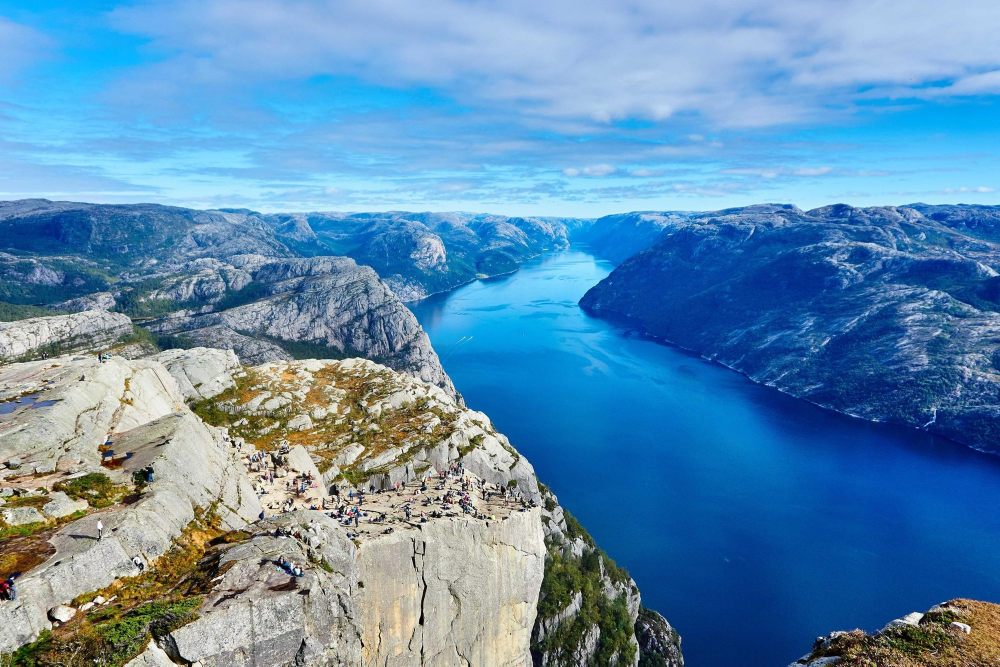
#> input picture examples/demo-photos/fjord.jpg, 2000 x 1333 px, given as the content of the folder ../examples/demo-photos/fjord.jpg, which was not available (shown at 1/2 size)
$ python analyze.py --input ../examples/demo-photos/fjord.jpg --output out.png   (older library calls are emulated)
#> lines starting #> are read from the running program, lines starting #| are printed output that depends on the picture; pictures that were not available may be replaced by others from this repository, and a replacement may not be noted
### scripts/common.py
"""公共工具：路径、预设、图片读取、字体查找。"""
import json
import re
import sys
from functools import lru_cache
from pathlib import Path

import yaml
from PIL import Image, ImageFont, ImageOps

ROOT = Path(__file__).resolve().parent.parent
PAGE_W, PAGE_H = 1200, 1600
WEBP_QUALITY = 80
IMG_EXT = {".jpg", ".jpeg", ".png", ".webp", ".bmp", ".tif", ".tiff"}
STYLES = ["cinematic-oil", "portra-film", "editorial-mono"]
TEMPLATES = ["chapter-opener", "full-bleed", "diptych", "asymmetric-pair", "quote-page"]

Image.MAX_IMAGE_PIXELS = 200_000_000  # 防解压炸弹，同时允许大图

for _s in (sys.stdout, sys.stderr):  # Windows 控制台默认 GBK，中文日志会乱码
    try:
        _s.reconfigure(encoding="utf-8")
    except Exception:
        pass


def load_json(p):
    with open(p, encoding="utf-8") as f:
        return json.load(f)


def save_json(p, data):
    Path(p).parent.mkdir(parents=True, exist_ok=True)
    with open(p, "w", encoding="utf-8") as f:
        json.dump(data, f, ensure_ascii=False, indent=2)


# [6 lines left out: function load_preset, not called in this run]


def open_image(path):
    """读图并按 EXIF 旋转，统一为 RGB。"""
    im = Image.open(path)
    im = ImageOps.exif_transpose(im)
    return im.convert("RGB")


def list_images(folder):
    return sorted(p for p in Path(folder).iterdir() if p.suffix.lower() in IMG_EXT)


# ---------------------------------------------------------------- fonts
_FONT_DIRS = [
    Path("C:/Windows/Fonts"), Path.home() / "AppData/Local/Microsoft/Windows/Fonts",
    Path("/System/Library/Fonts"), Path("/System/Library/Fonts/Supplemental"),
    Path("/Library/Fonts"), Path.home() / "Library/Fonts",
    Path("/usr/share/fonts"), Path("/usr/local/share/fonts"),
]
# (family, italic) -> 候选文件名（小写比较）
_LATIN = {
    ("serif", False): ["georgia.ttf", "cambria.ttc", "times.ttf", "dejavuserif.ttf", "times new roman.ttf", "palatino.ttc"],
    ("serif", True): ["georgiai.ttf", "cambriai.ttf", "timesi.ttf", "dejavuserif-italic.ttf", "times new roman italic.ttf"],
    ("sans", False): ["segoeui.ttf", "arial.ttf", "helvetica.ttc", "dejavusans.ttf", "liberationsans-regular.ttf"],
    ("sans", True): ["segoeuii.ttf", "ariali.ttf", "dejavusans-oblique.ttf", "helvetica.ttc"],
}
_CJK = {
    "serif": ["notoserifsc-vf.ttf", "simsun.ttc", "songti.ttc", "notoserifcjk-regular.ttc"],
    "sans": ["notosanssc-vf.ttf", "msyh.ttc", "pingfang.ttc", "notosanscjk-regular.ttc", "simhei.ttf"],
}
_CJK_RE = re.compile(r"[\u3000-\u303f\u4e00-\u9fff\uff00-\uffef]")


def has_cjk(text):
    return bool(_CJK_RE.search(text or ""))


# [40 lines left out: functions _locate, find_font, not called in this run]

### scripts/analyze.py
"""扫描图片 → build/analysis.json（EXIF、清晰度、曝光、dHash、人脸、焦点、查重）。"""
import argparse
import math
import sys
from pathlib import Path

import cv2
import numpy as np
from PIL import Image
from PIL.ExifTags import TAGS

sys.path.insert(0, str(Path(__file__).parent))
from common import list_images, open_image, save_json

_FACE = None


def face_cascade():
    global _FACE
    if _FACE is None:
        p = getattr(getattr(cv2, "data", None), "haarcascades", None)
        _FACE = cv2.CascadeClassifier(p + "haarcascade_frontalface_default.xml") if p else False
        if _FACE is not False and _FACE.empty():
            _FACE = False
    return _FACE


def read_exif(path):
    out = {}
    try:
        ex = Image.open(path).getexif()
        sub = ex.get_ifd(0x8769) if hasattr(ex, "get_ifd") else {}
        merged = {**dict(ex), **dict(sub)}
        for k, v in merged.items():
            name = TAGS.get(k)
            if name in ("DateTimeOriginal", "DateTime", "Make", "Model", "LensModel"):
                out[name] = str(v).strip()
            elif name in ("FNumber", "FocalLength", "ExposureTime", "ISOSpeedRatings"):
                try:
                    out[name] = float(v)
                except Exception:
                    out[name] = str(v)
    except Exception:
        pass
    return out


def dhash(gray):
    small = cv2.resize(gray, (9, 8), interpolation=cv2.INTER_AREA)
    bits = (small[:, 1:] > small[:, :-1]).flatten()
    return "%016x" % int("".join("1" if b else "0" for b in bits), 2)


def hamming(a, b):
    return bin(int(a, 16) ^ int(b, 16)).count("1")


def detect_faces(gray):
    fc = face_cascade()
    if not fc:
        return []
    h, w = gray.shape
    s = 640 / max(h, w)
    g = cv2.resize(gray, (int(w * s), int(h * s))) if s < 1 else gray
    gh, gw = g.shape
    found = fc.detectMultiScale(g, 1.1, 9, minSize=(max(40, gw // 10),) * 2)
    return [[round(x / gw, 4), round(y / gh, 4), round(fw / gw, 4), round(fh / gh, 4)] for x, y, fw, fh in found]


def saliency_focus(rgb_small):
    """梯度能量 + 饱和度的加权质心，足够便宜，用作裁切焦点。"""
    g = cv2.cvtColor(rgb_small, cv2.COLOR_RGB2GRAY).astype(np.float32)
    gx, gy = cv2.Sobel(g, cv2.CV_32F, 1, 0), cv2.Sobel(g, cv2.CV_32F, 0, 1)
    mag = cv2.GaussianBlur(np.sqrt(gx * gx + gy * gy), (0, 0), 6)
    sat = cv2.GaussianBlur(cv2.cvtColor(rgb_small, cv2.COLOR_RGB2HSV)[..., 1].astype(np.float32), (0, 0), 6)
    s = mag / (mag.max() + 1e-6) + 0.5 * sat / (sat.max() + 1e-6)
    s = s ** 2
    h, w = s.shape
    ys, xs = np.mgrid[0:h, 0:w]
    # 轻微偏向中心，避免焦点贴边
    s = s * (1 - 0.35 * (((xs / w - .5) ** 2 + (ys / h - .5) ** 2) * 2))
    t = s.sum() + 1e-9
    return [round(float((s * xs).sum() / t / w), 3), round(float((s * ys).sum() / t / h), 3)]


def analyze_one(path):
    im = open_image(path)
    w, h = im.size
    s = 640 / max(w, h)
    small = np.asarray(im.resize((max(1, int(w * s)), max(1, int(h * s))), Image.LANCZOS)) if s < 1 else np.asarray(im)
    gray = cv2.cvtColor(small, cv2.COLOR_RGB2GRAY)
    sharp = float(cv2.Laplacian(gray, cv2.CV_64F).var())
    mean = float(gray.mean()) / 255
    clip_lo = float((gray < 8).mean())
    clip_hi = float((gray > 247).mean())
    faces = detect_faces(gray)
    if faces:
        fx, fy, fw, fh = max(faces, key=lambda f: f[2] * f[3])
        focus = [round(fx + fw / 2, 3), round(fy + fh / 2, 3)]
    else:
        focus = saliency_focus(small)
    mean_rgb = small.reshape(-1, 3).mean(0)
    flags = []
    if sharp < 40:
        flags.append("soft")
    if mean < 0.18 or clip_lo > 0.35:
        flags.append("underexposed")
    if mean > 0.82 or clip_hi > 0.3:
        flags.append("overexposed")
    # 综合分：清晰度(对数归一) + 曝光接近 0.45 + 人脸加成
    score = 0.6 * min(1, math.log1p(sharp) / math.log1p(500)) + 0.3 * (1 - min(1, abs(mean - 0.45) / 0.45)) + (0.1 if faces else 0)
    return {
        "file": path.name, "width": w, "height": h,
        "orientation": "landscape" if w > h * 1.1 else "portrait" if h > w * 1.1 else "square",
        "exif": read_exif(path), "sharpness": round(sharp, 1),
        "exposure": {"mean": round(mean, 3), "clip_low": round(clip_lo, 3), "clip_high": round(clip_hi, 3)},
        "dhash": dhash(gray), "faces": faces, "focus": focus,
        "mean_rgb": [round(float(c)) for c in mean_rgb],
        "warmth": round(float(mean_rgb[0] - mean_rgb[2]) / 255, 3),
        "flags": flags, "score": round(score, 3), "dup_of": None,
    }


def analyze(input_dir, out_json, dup_threshold=8):
    paths = list_images(input_dir)
    if not paths:
        raise SystemExit(f"no images found in {input_dir}")
    items = [analyze_one(p) for p in paths]
    # 查重：分数高者保留
    order = sorted(range(len(items)), key=lambda i: -items[i]["score"])
    kept = []
    for i in order:
        for j in kept:
            if hamming(items[i]["dhash"], items[j]["dhash"]) <= dup_threshold:
                items[i]["dup_of"] = items[j]["file"]
                break
        else:
            kept.append(i)
    data = {"input": str(Path(input_dir)), "count": len(items), "images": items}
    save_json(out_json, data)
    return data


if __name__ == "__main__":
    ap = argparse.ArgumentParser()
    ap.add_argument("--input", required=True)
    ap.add_argument("--output", required=True, help="analysis.json 路径")
    a = ap.parse_args()
    d = analyze(a.input, a.output)
#> in open_image, im is the input picture: PIL image 2000x1333 RGB; mean R, G, B 94.4, 140.9, 176.8
#> in analyze_one, `gray = cv2.cvtColor(small, cv2.COLOR_RGB2GRAY)`:
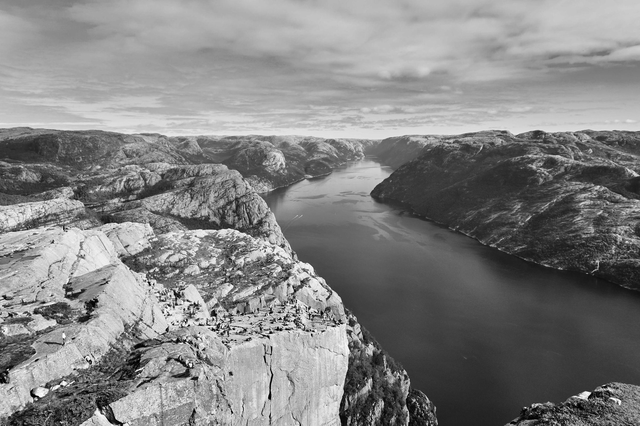
#> gray: shape (426, 640); min 0, max 255, mean 131.1
#> in analyze_one, `sharp = float(cv2.Laplacian(gray, cv2.CV_64F).var())`: sharp = 2611.8
#> in analyze_one, `mean = float(gray.mean()) / 255`: mean = 0.514
#> in analyze_one, `clip_lo = float((gray < 8).mean())`: clip_lo = 0.00142
#> in analyze_one, `clip_hi = float((gray > 247).mean())`: clip_hi = 0.000341
#> in detect_faces, `found = fc.detectMultiScale(g, 1.1, 9, minSize=(max(40, gw // 10),) * 2)`: found = ()
#> in analyze_one, `faces = detect_faces(gray)`: faces = []
#> in saliency_focus, `gx, gy = cv2.Sobel(g, cv2.CV_32F, 1, 0), cv2.Sobel(g, cv2.CV_32F, 0, 1)`:
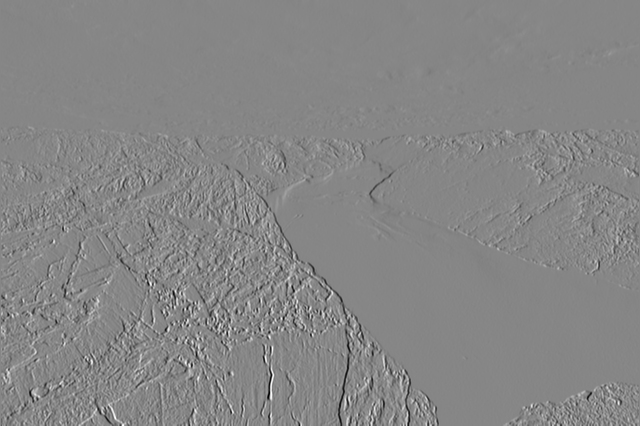
#> gx: shape (426, 640) float32; min -911, max 818, mean -0.4; drawn with min black and max white
#> in saliency_focus, `gx, gy = cv2.Sobel(g, cv2.CV_32F, 1, 0), cv2.Sobel(g, cv2.CV_32F, 0, 1)`:
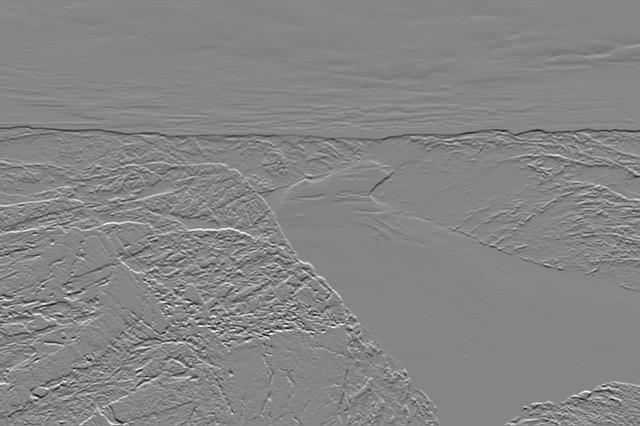
#> gy: shape (426, 640) float32; min -925, max 838, mean -1.2; drawn with min black and max white
#> in saliency_focus, `mag = cv2.GaussianBlur(np.sqrt(gx * gx + gy * gy), (0, 0), 6)`:
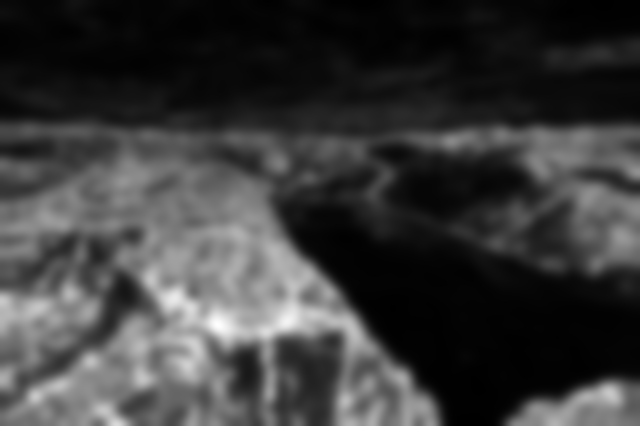
#> mag: shape (426, 640) float32; min 3.73, max 326.9, mean 78.8; drawn with min black and max white
#> in saliency_focus, `sat = cv2.GaussianBlur(cv2.cvtColor(rgb_small, cv2.COLOR_RGB2HSV)[...,..`:
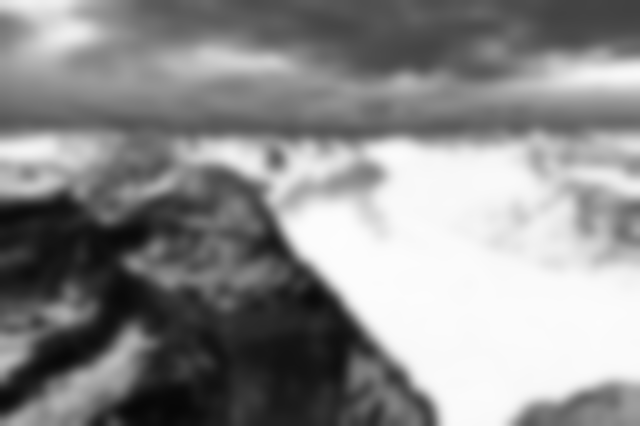
#> sat: shape (426, 640) float32; min 7.4, max 253.3, mean 140.6
#> in saliency_focus, `s = mag / (mag.max() + 1e-6) + 0.5 * sat / (sat.max() + 1e-6)`:
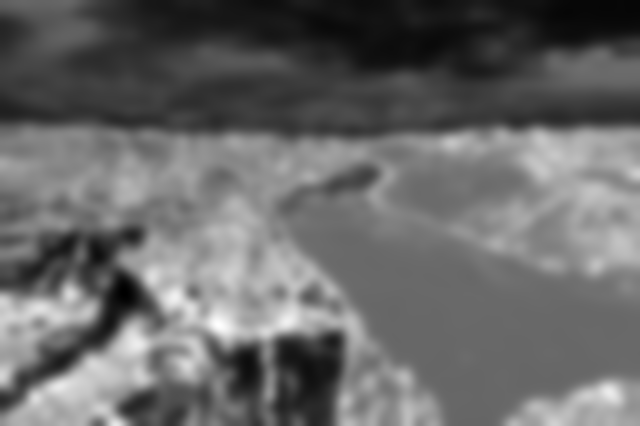
#> s: shape (426, 640) float32; min 0.122, max 1.09, mean 0.519; drawn with min black and max white
#> in saliency_focus, `s = s * (1 - 0.35 * (((xs / w - .5) ** 2 + (ys / h - .5) ** 2) * 2))`:
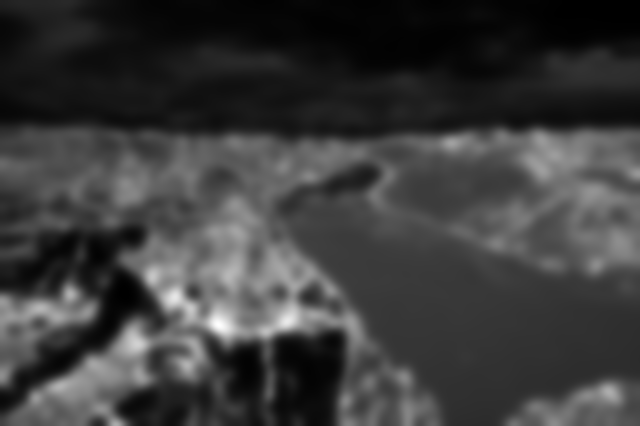
#> s: shape (426, 640) float64; min 0.0135, max 1.11, mean 0.272; drawn with min black and max white
#> in saliency_focus, `t = s.sum() + 1e-9`: t = 74037.2
#> in analyze_one, `focus = saliency_focus(small)`: focus = [0.497, 0.586]
#> in analyze_one, `mean_rgb = small.reshape(-1, 3).mean(0)`: mean_rgb = [94.43, 140.9, 176.8]
#> in analyze_one, `score = 0.6 * min(1, math.log1p(sharp) / math.log1p(500)) + 0.3 * (1 -..`: score = 0.857
#> in read_exif, `sub = ex.get_ifd(0x8769) if hasattr(ex, "get_ifd") else {}`: sub = 0 items
#> in analyze, `items = [analyze_one(p) for p in paths]`: items = 1 item
#> in analyze, `order = sorted(range(len(items)), key=lambda i: -items[i]["score"])`: order = [0]
#> the loop in analyze, `for i in order:` made 1 pass
#> d = 3 items
    for it in d["images"]:
        print(f"{it['file']:24} {it['orientation']:9} score={it['score']:.2f} sharp={it['sharpness']:7.1f} faces={len(it['faces'])} {it['flags']} dup_of={it['dup_of']}")
#> this loop made 1 pass
#| fjord.jpg                landscape score=0.86 sharp= 2611.8 faces=0 [] dup_of=None

$ run again, on examples/demo-photos/golden-field.jpg
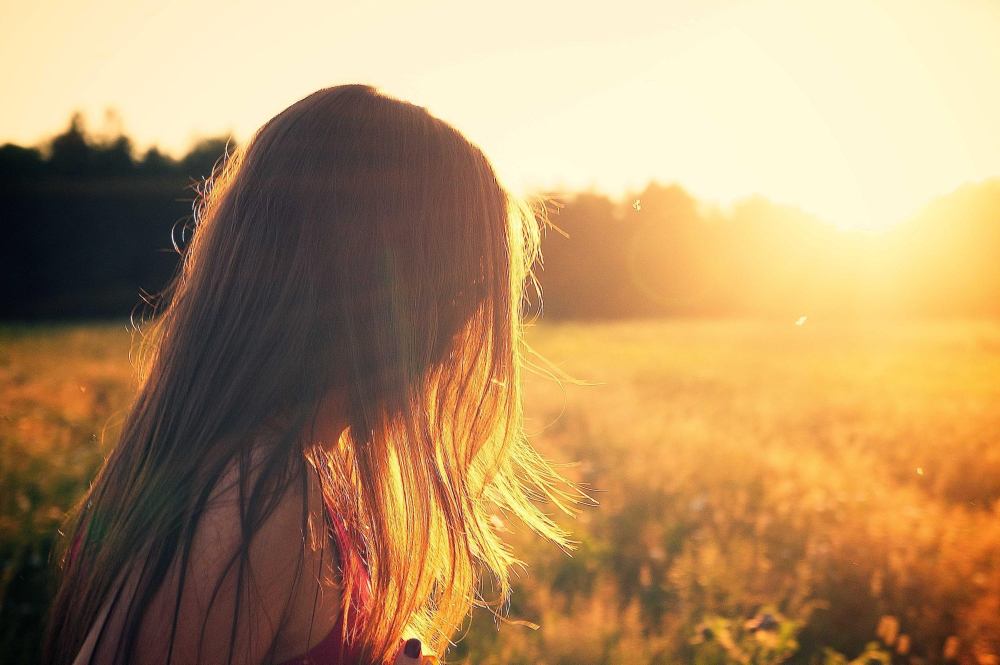
#> input picture examples/demo-photos/golden-field.jpg, 2000 x 1329 px, given as the content of the folder ../examples/demo-photos/golden-field.jpg, which was not available (shown at 1/2 size)
#> in open_image, im is the input picture: PIL image 2000x1329 RGB; mean R, G, B 177.4, 144.3, 102.2
#> in analyze_one, `gray = cv2.cvtColor(small, cv2.COLOR_RGB2GRAY)`:
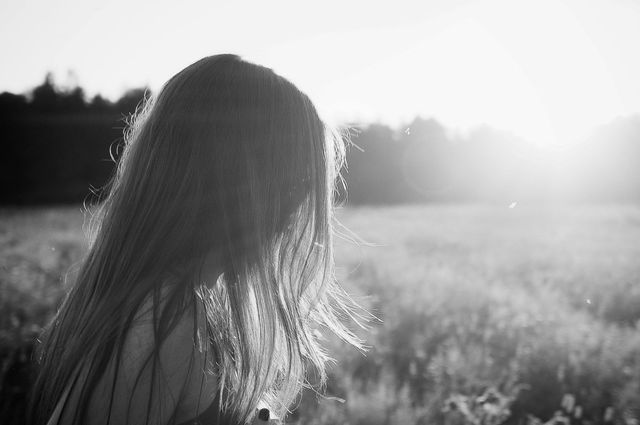
#> gray: shape (425, 640); min 3, max 250, mean 149.4
#> sharp = 477.4
#> mean = 0.586
#> clip_lo = 0.0012
#> clip_hi = 0.0555
#> found = ()
#> faces = []
#> in saliency_focus, `s = s ** 2`:
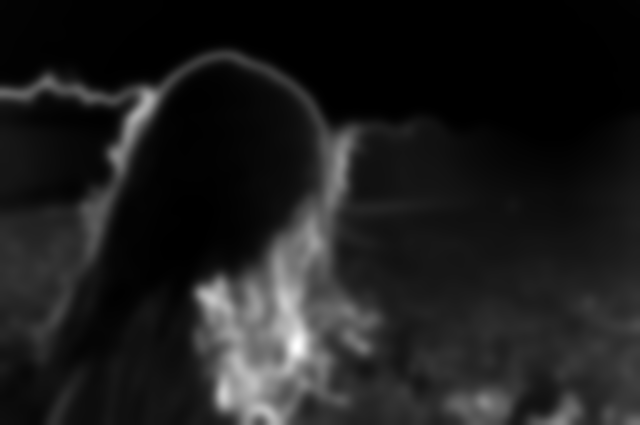
#> s: shape (425, 640) float32; min 0.00494, max 1.83, mean 0.218; drawn with min black and max white
#> t = 53260.3
#> focus = [0.486, 0.672]
#> mean_rgb = [177.4, 144.3, 102.2]
#> score = 0.805
#> sub = 0 items
#> items = 1 item
#> order = [0]
#> the loop in analyze, `for i in order:` made 1 pass
#> d = 3 items
#> the loop `for it in d["images"]:` made 1 pass
#| golden-field.jpg         landscape score=0.81 sharp=  477.4 faces=0 [] dup_of=None
